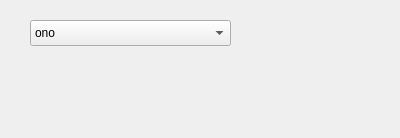
<?xml version="1.0" encoding="UTF-8"?>
<ui version="4.0">
 <class>Form</class>
 <widget class="QWidget" name="Form">
  <property name="geometry">
   <rect>
    <x>0</x>
    <y>0</y>
    <width>400</width>
    <height>138</height>
   </rect>
  </property>
  <property name="windowTitle">
   <string>Form</string>
  </property>
  <widget class="QComboBox" name="comboBox">
   <property name="geometry">
    <rect>
     <x>30</x>
     <y>20</y>
     <width>201</width>
     <height>26</height>
    </rect>
   </property>
   <property name="currentIndex">
    <number>1</number>
   </property>
   <item>
    <property name="text">
     <string>epo</string>
    </property>
   </item>
   <item>
    <property name="text">
     <string>ono</string>
    </property>
   </item>
  </widget>
 </widget>
 <resources/>
 <connections/>
</ui>
